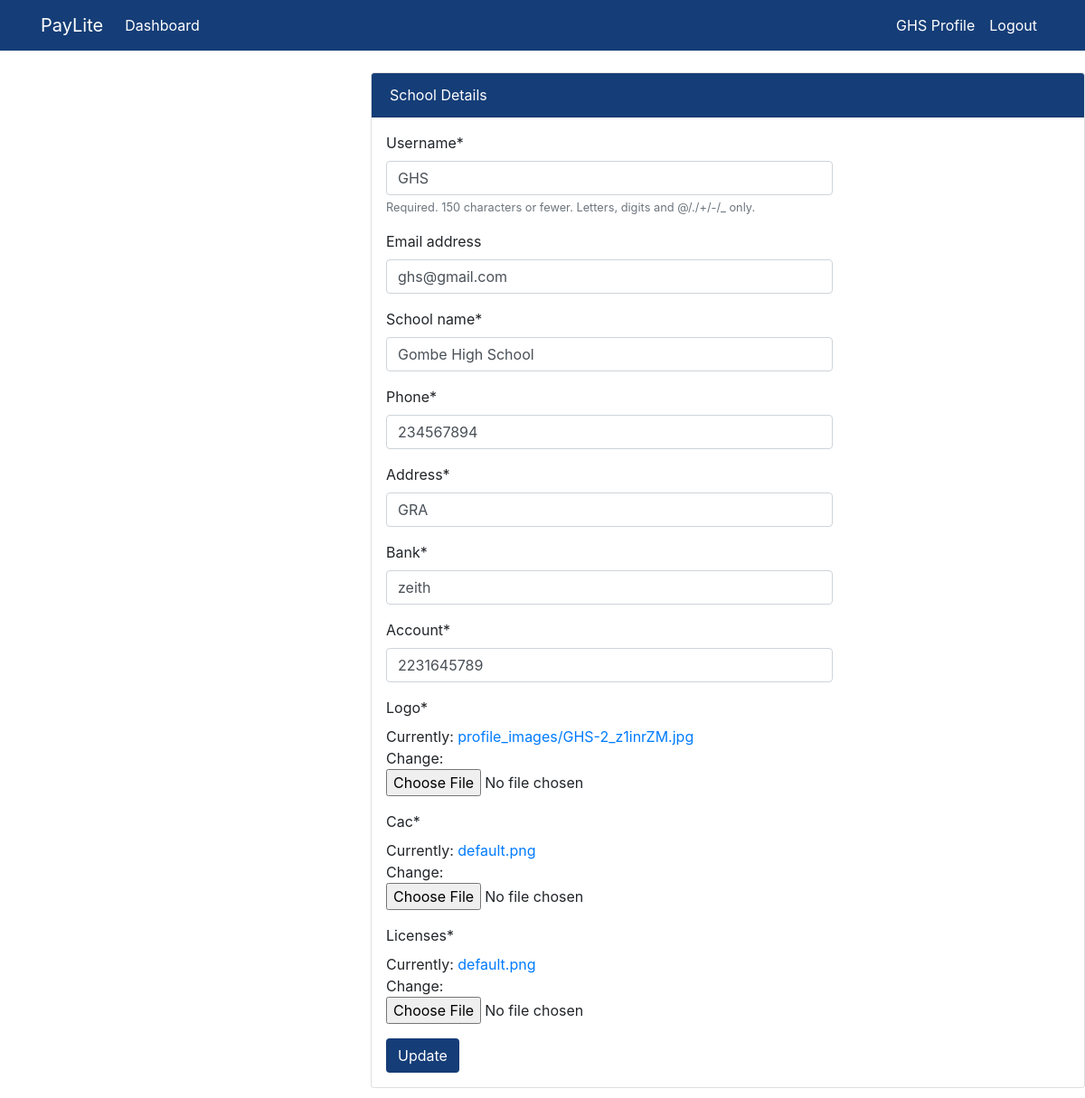
Page /profile/update/ (signed in) on the earlier database version.
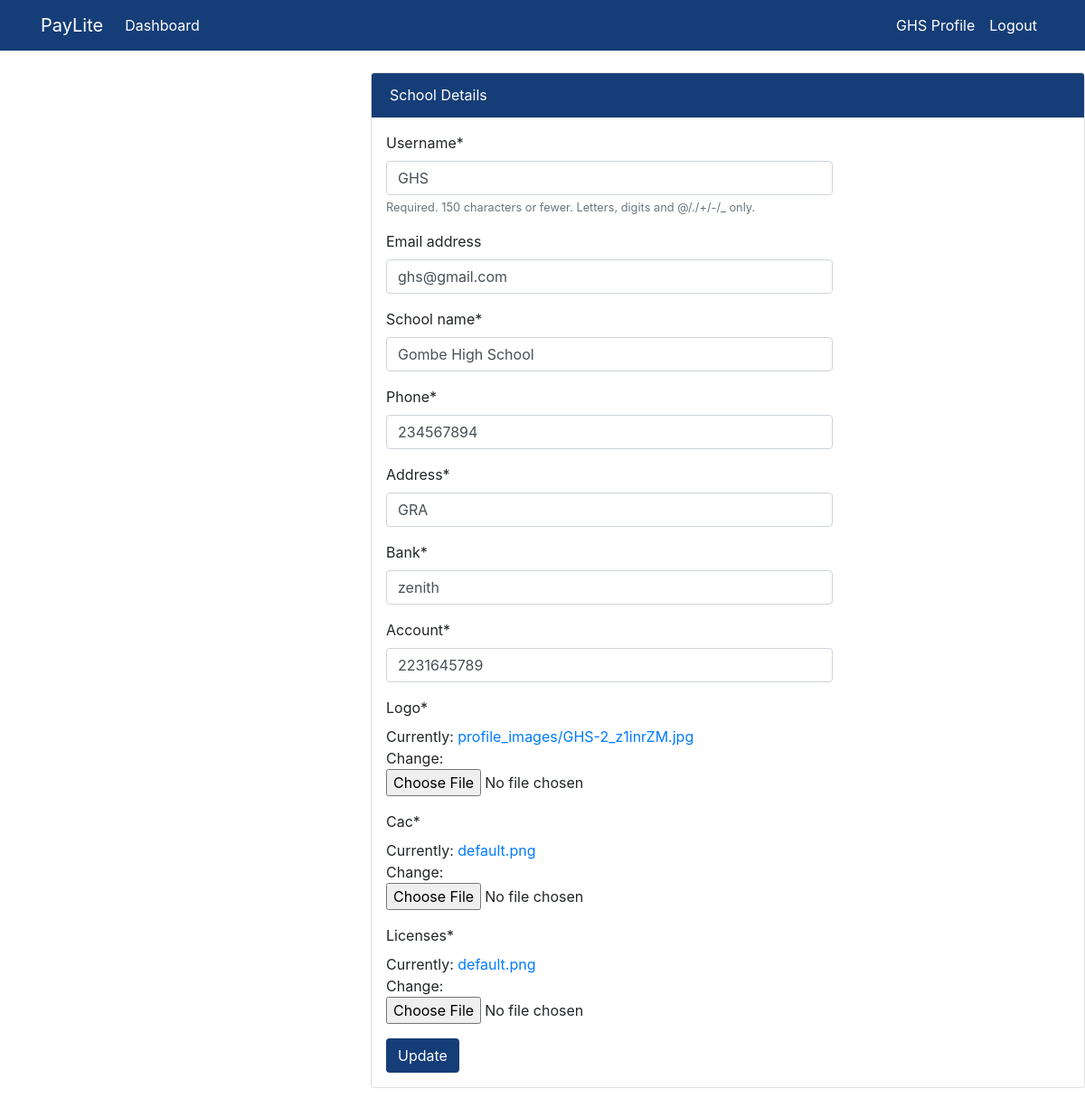
Same page on the later database version.
### user/models.py (models this page shows, shortened)
class Profile(models.Model):
    staff = models.OneToOneField(User, on_delete=models.CASCADE, null=True)
    school_name = models.CharField(max_length=200, null=True)
    phone = models.IntegerField( null=True)
    address = models.CharField(max_length=200, null=True)
    Bank = models.CharField(max_length=200, null=True)
    Account= models.IntegerField( null=True)
    logo = models.ImageField(default='default.png',
                              upload_to='profile_images', null=True)
    licenses = models.ImageField(default='default.png',
                              upload_to='profile_images', null=True)
    cac = models.ImageField(default='default.png',
                              upload_to='profile_images', null=True)

### user/views.py (the view)
# urls.py: path('profile/update/',user_view.profile_update, name='user-profile-update'),
def profile_update(request):
    if request.method == 'POST':
        u_form = UserUpdateForm(request.POST, )
        p_form = ProfileUpdateForm(
            request.POST, request.FILES, instance=request.user.profile)
        if u_form.is_valid() and p_form.is_valid():
            u_form.save()
            p_form.save()
            return redirect('user-profile')
    else:
        u_form = UserUpdateForm(instance=request.user)
        p_form = ProfileUpdateForm(instance=request.user.profile)
    context = {
        'u_form': u_form,
        'p_form': p_form,
    }
    return render(request, 'user/profile_update.html', context)

### user/forms.py
class UserUpdateForm(forms.ModelForm):
    class Meta:
        model = User
        fields = ['username', 'email']

class ProfileUpdateForm(forms.ModelForm):
    class Meta:
        model = Profile
        fields = ['school_name','phone', 'address', 'Bank', 'Account','logo',  'cac', 'licenses']

### templates/user/profile_update.html (shortened to what this page needs)
{% extends 'partials/top.html' %}
{% load crispy_forms_tags %}
{% block content %}
<div class="row my-4">
    <div class="col-md-4"></div>
    <div class="col-md-8">
        <div class="card">
            <div class="card-header  text-white" style="background-color: #153d77; ">
                School Details
            </div>
            <div class="row p-3">
                <div class="col-md-8">
                    <form method="POST" enctype="multipart/form-data">
                        {{ u_form|crispy }}
                        {{ p_form|crispy }}
                        <input class="btn btn  text-white" type="submit" value="Update" style="background-color: #153d77; ">
                    </form>
                </div>
            </div>
        </div>
    </div>
</div>
{% endblock %}

Differences in the rows shown:
changed Profile "Gombe High School": Bank "zeith" → "zenith"
